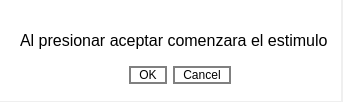
<?xml version="1.0" encoding="UTF-8"?>
<ui version="4.0">
 <class>Dialog</class>
 <widget class="QDialog" name="Dialog">
  <property name="geometry">
   <rect>
    <x>0</x>
    <y>0</y>
    <width>343</width>
    <height>102</height>
   </rect>
  </property>
  <property name="windowTitle">
   <string>Dialog</string>
  </property>
  <widget class="QScrollArea" name="Inicio">
   <property name="geometry">
    <rect>
     <x>0</x>
     <y>0</y>
     <width>341</width>
     <height>101</height>
    </rect>
   </property>
   <property name="palette">
    <palette>
     <active>
      <colorrole role="Midlight">
       <brush brushstyle="SolidPattern">
        <color alpha="255">
         <red>255</red>
         <green>255</green>
         <blue>255</blue>
        </color>
       </brush>
      </colorrole>
      <colorrole role="Base">
       <brush brushstyle="SolidPattern">
        <color alpha="255">
         <red>255</red>
         <green>255</green>
         <blue>255</blue>
        </color>
       </brush>
      </colorrole>
      <colorrole role="Window">
       <brush brushstyle="SolidPattern">
        <color alpha="255">
         <red>255</red>
         <green>255</green>
         <blue>255</blue>
        </color>
       </brush>
      </colorrole>
     </active>
     <inactive>
      <colorrole role="Midlight">
       <brush brushstyle="SolidPattern">
        <color alpha="255">
         <red>255</red>
         <green>255</green>
         <blue>255</blue>
        </color>
       </brush>
      </colorrole>
      <colorrole role="Base">
       <brush brushstyle="SolidPattern">
        <color alpha="255">
         <red>255</red>
         <green>255</green>
         <blue>255</blue>
        </color>
       </brush>
      </colorrole>
      <colorrole role="Window">
       <brush brushstyle="SolidPattern">
        <color alpha="255">
         <red>255</red>
         <green>255</green>
         <blue>255</blue>
        </color>
       </brush>
      </colorrole>
     </inactive>
     <disabled>
      <colorrole role="Midlight">
       <brush brushstyle="SolidPattern">
        <color alpha="255">
         <red>255</red>
         <green>255</green>
         <blue>255</blue>
        </color>
       </brush>
      </colorrole>
      <colorrole role="Base">
       <brush brushstyle="SolidPattern">
        <color alpha="255">
         <red>255</red>
         <green>255</green>
         <blue>255</blue>
        </color>
       </brush>
      </colorrole>
      <colorrole role="Window">
       <brush brushstyle="SolidPattern">
        <color alpha="255">
         <red>255</red>
         <green>255</green>
         <blue>255</blue>
        </color>
       </brush>
      </colorrole>
     </disabled>
    </palette>
   </property>
   <property name="toolTip">
    <string/>
   </property>
   <property name="frameShape">
    <enum>QFrame::NoFrame</enum>
   </property>
   <property name="widgetResizable">
    <bool>true</bool>
   </property>
   <widget class="QWidget" name="scrollAreaWidgetContents">
    <property name="geometry">
     <rect>
      <x>0</x>
      <y>0</y>
      <width>341</width>
      <height>101</height>
     </rect>
    </property>
    <property name="maximumSize">
     <size>
      <width>821</width>
      <height>561</height>
     </size>
    </property>
    <widget class="QDialogButtonBox" name="buttonBox">
     <property name="geometry">
      <rect>
       <x>90</x>
       <y>50</y>
       <width>141</width>
       <height>51</height>
      </rect>
     </property>
     <property name="font">
      <font>
       <pointsize>12</pointsize>
      </font>
     </property>
     <property name="styleSheet">
      <string notr="true">QPushButton {
    border: 2px solid gray;
    border-radius: 10px;
    padding: 0 8px;
    background: rgb(255, 255, 255);
    selection-background-color: darkgray;
    }

QPushButton:hover {
    border: 2px solid gray;
    border-radius: 10px;
    padding: 0 8px;
    background: rgb(222, 222, 222);
    selection-background-color: darkgray;
    }

QPushButton:pressed {
    border: 2px solid gray;
    border-radius: 10px;
    padding: 0 8px;
    background:rgb(176, 176, 176);
    selection-background-color: darkgray;
    }
</string>
     </property>
     <property name="orientation">
      <enum>Qt::Horizontal</enum>
     </property>
     <property name="standardButtons">
      <set>QDialogButtonBox::Cancel|QDialogButtonBox::Ok</set>
     </property>
    </widget>
    <widget class="QLabel" name="label">
     <property name="geometry">
      <rect>
       <x>20</x>
       <y>20</y>
       <width>321</width>
       <height>41</height>
      </rect>
     </property>
     <property name="font">
      <font>
       <pointsize>12</pointsize>
      </font>
     </property>
     <property name="text">
      <string>Al presionar aceptar comenzara el estimulo</string>
     </property>
    </widget>
   </widget>
  </widget>
 </widget>
 <resources/>
 <connections>
  <connection>
   <sender>buttonBox</sender>
   <signal>accepted()</signal>
   <receiver>Dialog</receiver>
   <slot>accept()</slot>
   <hints>
    <hint type="sourcelabel">
     <x>248</x>
     <y>254</y>
    </hint>
    <hint type="destinationlabel">
     <x>157</x>
     <y>274</y>
    </hint>
   </hints>
  </connection>
  <connection>
   <sender>buttonBox</sender>
   <signal>rejected()</signal>
   <receiver>Dialog</receiver>
   <slot>reject()</slot>
   <hints>
    <hint type="sourcelabel">
     <x>316</x>
     <y>260</y>
    </hint>
    <hint type="destinationlabel">
     <x>286</x>
     <y>274</y>
    </hint>
   </hints>
  </connection>
 </connections>
</ui>
